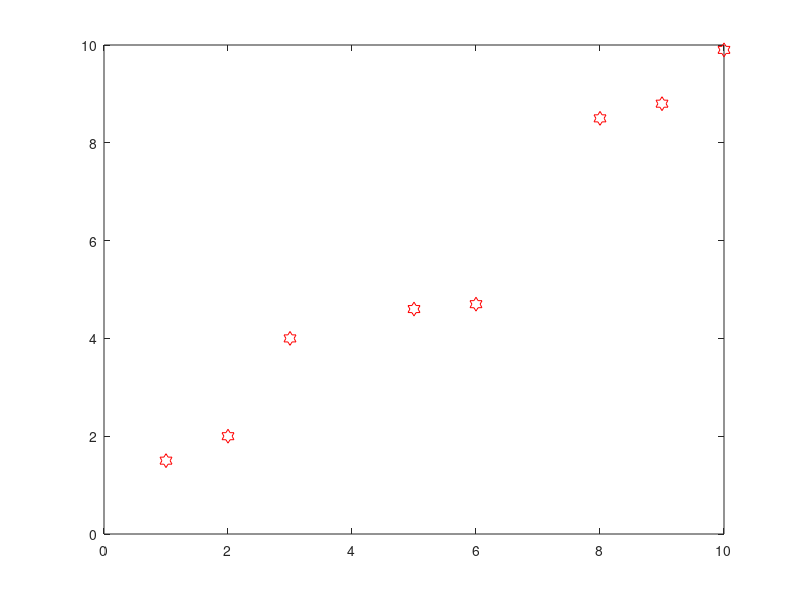

Recreate this plot in MATLAB.
xi = [1 2 3 5 6 8 9 10]
yi = [1.5 2.0 4.0 4.6 4.7 8.5 8.8 9.9]

plot(xi, yi, 'h r', "markersize", 10)

#xlabel("Xi (unidades) ")
#ylabel("Yi (unidades)")
#title("Ajuste lineal")

%t = 0:0.1:6.3;
%plot (t, cos(t), "-;cos(t);", t, sin(t), "-b;sin(t);");
